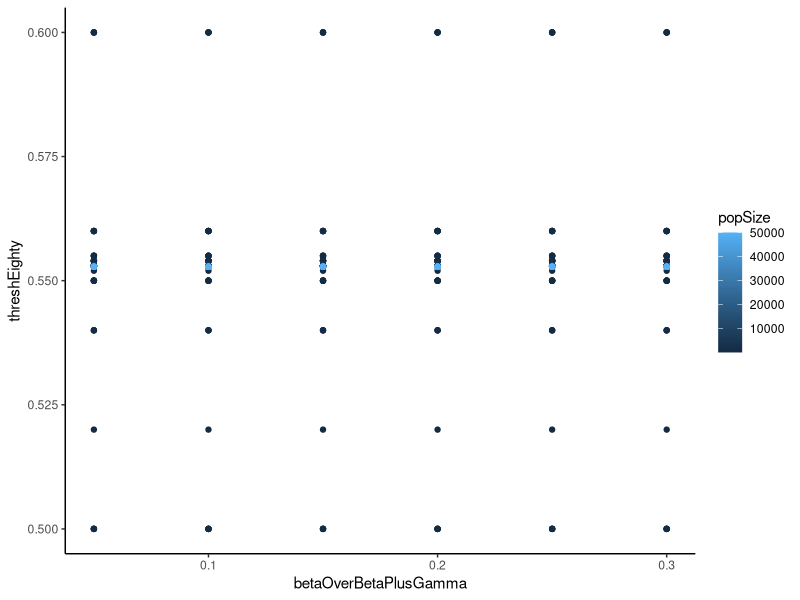

Generate this figure with R:
# Confirm... 80% of infections from the same fraction of infecteds in all SIR
# models?
library(dplyr)
library(purrr)
library(ggplot2)

bv <- 10^(1:4) 
popSize <- sort(c(bv, 2*bv, 5*bv)) # population sizes

pRec <- seq(0.05, 0.3, 0.05) # Beta over Beta + Gamma

geom_Study <-map_dfr(popSize, function(pS){
    map_dfr(pRec, function(pR){
        myGeom <- pgeom(1:pS, pR) * 1:pS # expected infections per person
        totCase <- sum(myGeom) # total number of infections (should check against analytical estimate of total epidemic size)
        cumFrac <- cumsum(rev(myGeom))/totCase # start at the top and compute the cumulative fraction of cases attributable to that cumulative chunk of the population
        eighty <- which(cumFrac >= 0.8)[1]/ pS # what size is the chunk for 80%
        return(data.frame(popSize = pS
                          , betaOverBetaPlusGamma = pRec
                          , threshEighty = eighty)
               )
       })
})

# It's always the same @ 55%,, where I'm seeing tie-breaking in the dark points
geom_Study %>% 
    ggplot(aes(betaOverBetaPlusGamma, threshEighty, color = popSize)) + 
    geom_point() +
    theme_classic() 
  
